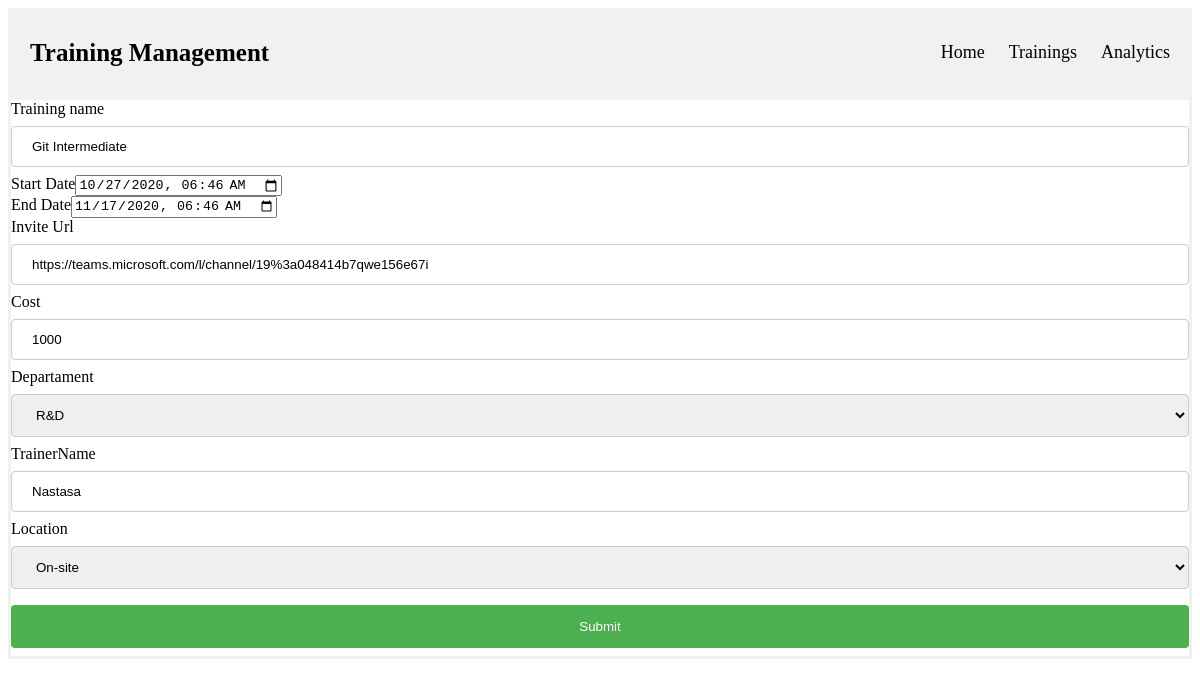
Screenshot of /Source/create_update.php?Id=2 with the database file from the repository.
### tables this page shows
CREATE TABLE IF NOT EXISTS `Trainings` (
  `Id` int(11) NOT NULL,
  `TrainingName` varchar(255) NOT NULL,
  `StartDate` datetime NOT NULL,
  `EndDate` datetime NOT NULL,
  `InviteUrl` varchar(255) NOT NULL,
  `IsDeleted` tinyint(1) NOT NULL,
  `Cost` float NOT NULL,
  `DepartamentId` int(11) NOT NULL,
  `TrainerId` int(11) NOT NULL,
  `LocationId` int(11) NOT NULL
);

CREATE TABLE IF NOT EXISTS `Trainers` (
  `Id` int(11) NOT NULL,
  `Name` varchar(100) NOT NULL,
  `JobTitle` varchar(100) NOT NULL,
  `IsExtern` tinyint(1) NOT NULL
);

### Source/db/db.php (called while the page is built, shortened)
<?php
function connect()
{
    $host = 'localhost';
    $user = 'root';
    $pass = 'masterrc';
    $db = 'trainingDB';
    $mysqli = new mysqli($host, $user, $pass, $db);
    return $mysqli;
}
function getDepartments()
{
    $mysqli = connect();
    $result = $mysqli->query('SELECT
    Id,Name
    FROM Departments
    ');
    $rows = [];
    foreach ($result as $row) {
        $rows[] = $row;
    }
    return $rows;
}
function getLocations()
{
    $mysqli = connect();
    $result = $mysqli->query('SELECT
    Id,Name
    From Locations
    ');
    $rows = [];
    foreach ($result as $row) {
        $rows[] = $row;
    }
    return $rows;
}
function getTraining($id)
{
    $mysqli = connect();
    $result = $mysqli->query('SELECT
    t.Id as Id,
    TrainingName as TrainingName,
    t.StartDate as StartDate,
    t.EndDate as EndDate,
    t.InviteUrl as InviteUrl,
    t.Cost as Cost,
    d.Name as Departament,
    tr.Name as TrainerName,
    l.Name as Location
    FROM Trainings as t
    INNER JOIN Locations as l on l.Id=t.LocationId
    INNER JOIN Departments as d on d.Id=t.DepartamentId
    INNER JOIN Trainers as tr on tr.Id=t.TrainerId
    WHERE t.Id=' . $id);
    return $result->fetch_assoc();
}

### Source/create_update.php (the view, shortened to what this page needs)
<html>
<head>
    <link rel="stylesheet" href="style.css">
    <link rel="stylesheet" href="table.css">
</head>
<body>
    <?php
    $id = $_GET['Id'];
    require 'db/db.php';
    if (is_numeric($id)) {
        $training = getTraining($id);
    }
    $departments = getDepartments();
    $locations = getLocations();
    ?>
    <div class="header">
        <a href="/index.php" class="logo">Training Management</a>
        <div class="header-right">
            <a class="<?= ($activePage == '/index.php' || $activePage == '/') ? 'active' : ''; ?>" href="/index.php">Home</a>
            <a class="<?= ($activePage == '/trainings.php') ? 'active' : ''; ?>" href="/trainings.php">Trainings</a>
            <a class="<?= ($activePage == '/analytics.php') ? 'active' : ''; ?>" href="/analytics.php">Analytics</a>
        </div>
    </div>
    <form action="db/create_update.php" method="POST">
        <label>Training name</label>
        <input type="text" name="trainingName" id="trainingName" placeholder="Training name" value=<?php echo '"' . $training['TrainingName'] . '"' ?>>
        <div class="flex-item">
            <label>Start Date</label>
            <input type="datetime-local" name="startDate" id="startDate" value=<?php echo (new DateTime($training['StartDate']))->format('Y-m-d\TH:i') ?>>
        </div>
        <div class="flex-item">
            <label>End Date</label>
            <input type="datetime-local" name="endDate" id="EndDate" value=<?php echo (new DateTime($training['EndDate']))->format('Y-m-d\TH:i') ?>>
        </div>
        <label>Invite Url</label>
        <input type="text" id="InviteUrl" name="inviteUrl" placeholder="Invite Url" value=<?php echo '"' . $training['InviteUrl'] . '"' ?>>
        <label>Cost</label>
        <input type="text" id="Cost" name="cost" placeholder="Cost" value=<?php echo $training['Cost'] ?>>
        <label>Departament</label>
        <select name="departament">
            <?php
            foreach ($departments as $item) {
                $selectedDepartment = $item['Name'] == $training['Departament'] ? 'selected' : '';
                echo '<option value="' . $item['Id'] . '"' . $selectedDepartment . '>' . $item['Name'] . '</option>';
            }
            ?>
        </select>
        <label>TrainerName</label>
        <input type="text" id="TrainerName" name="trainerName" placeholder="TrainerName" value=<?php echo '"' . $training['TrainerName'] . '"' ?>>
        <label>Location</label>
        <select name="location">
            <?php
            foreach ($locations as $item) {
                $selectedLocation = $item['Name'] == $training['Location'] ? 'selected' : '';
                echo '<option value="' . $item['Id'] . '"' . $selectedLocation . '>' . $item['Name'] . '</option>';
            }
            ?>
        </select>
        <input type="submit" value="Submit">
    </form>
</body>
</html>

### Source/style.css (style rules this page uses)
.header { overflow: hidden; background-color: #f1f1f1; padding: 20px 10px; }
.header a { float: left; color: black; text-align: center; padding: 12px; text-decoration: none; font-size: 18px; line-height: 25px; border-radius: 4px; }
.header a.logo { font-size: 25px; font-weight: bold; }
.header-right { float: right; }
input[type=text], select { width: 100%; padding: 12px 20px; margin: 8px 0; display: inline-block; border: 1px solid #ccc; border-radius: 4px; box-sizing: border-box; }
input[type=submit] { width: 100%; background-color: #4CAF50; color: white; padding: 14px 20px; margin: 8px 0; border: none; border-radius: 4px; cursor: pointer; }
.flex-item { display: flex; flex-grow: 50%; }
form { border: 3px solid #f1f1f1; }
input[type=text], input[type=password] { width: 100%; padding: 12px 20px; margin: 8px 0; display: inline-block; border: 1px solid #ccc; box-sizing: border-box; }

### rows the page displays
trainings: trainingName "Git Intermediate", startDate "10/27/2020 06:46", endDate "11/17/2020 06:46", inviteUrl "https://teams.microsoft.com/l/channel/19%3a048414b7qwe156e67i", cost "1000", trainerName "Nastasa"

### other values shown
form field departament "R&D"
form field location "On-site"
